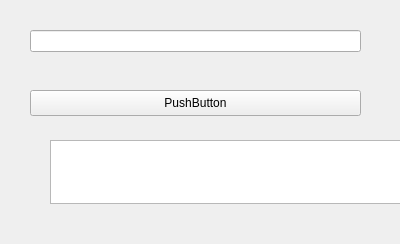
<?xml version="1.0" encoding="UTF-8"?>
<ui version="4.0">
 <class>Form</class>
 <widget class="QWidget" name="Form">
  <property name="geometry">
   <rect>
    <x>0</x>
    <y>0</y>
    <width>400</width>
    <height>244</height>
   </rect>
  </property>
  <property name="windowTitle">
   <string>Form</string>
  </property>
  <widget class="QLineEdit" name="input">
   <property name="geometry">
    <rect>
     <x>30</x>
     <y>30</y>
     <width>331</width>
     <height>22</height>
    </rect>
   </property>
  </widget>
  <widget class="QPushButton" name="Button">
   <property name="geometry">
    <rect>
     <x>30</x>
     <y>90</y>
     <width>331</width>
     <height>26</height>
    </rect>
   </property>
   <property name="text">
    <string>PushButton</string>
   </property>
  </widget>
  <widget class="QTextEdit" name="output">
   <property name="geometry">
    <rect>
     <x>50</x>
     <y>140</y>
     <width>351</width>
     <height>64</height>
    </rect>
   </property>
  </widget>
 </widget>
 <resources/>
 <connections/>
</ui>
